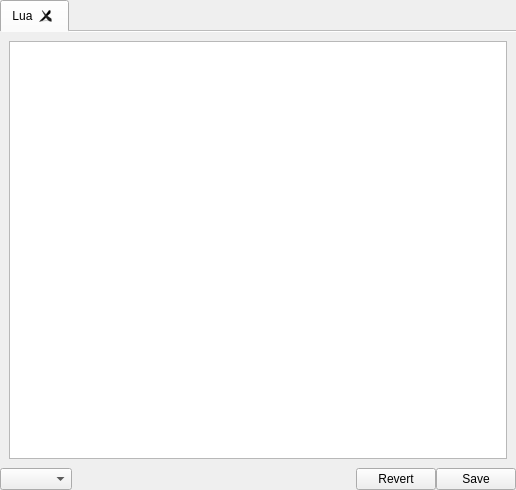
<?xml version="1.0" encoding="UTF-8"?>
<ui version="4.0">
 <class>ScriptEditorForm</class>
 <widget class="QWidget" name="ScriptEditorForm">
  <property name="geometry">
   <rect>
    <x>0</x>
    <y>0</y>
    <width>516</width>
    <height>490</height>
   </rect>
  </property>
  <property name="windowTitle">
   <string>Script Editor</string>
  </property>
  <layout class="QVBoxLayout" name="verticalLayout">
   <property name="spacing">
    <number>0</number>
   </property>
   <property name="leftMargin">
    <number>0</number>
   </property>
   <property name="topMargin">
    <number>0</number>
   </property>
   <property name="rightMargin">
    <number>0</number>
   </property>
   <property name="bottomMargin">
    <number>0</number>
   </property>
   <item>
    <widget class="QTabWidget" name="tabWidget">
     <property name="tabPosition">
      <enum>QTabWidget::North</enum>
     </property>
     <property name="currentIndex">
      <number>0</number>
     </property>
     <property name="usesScrollButtons">
      <bool>false</bool>
     </property>
     <property name="documentMode">
      <bool>true</bool>
     </property>
     <property name="tabsClosable">
      <bool>true</bool>
     </property>
     <property name="movable">
      <bool>false</bool>
     </property>
     <widget class="QWidget" name="tab">
      <attribute name="title">
       <string>Lua</string>
      </attribute>
      <layout class="QVBoxLayout" name="verticalLayout_2">
       <item>
        <widget class="QTextEdit" name="textEdit"/>
       </item>
      </layout>
     </widget>
    </widget>
   </item>
   <item>
    <layout class="QHBoxLayout" name="horizontalLayout">
     <property name="spacing">
      <number>0</number>
     </property>
     <item>
      <widget class="QComboBox" name="templateComboBox"/>
     </item>
     <item>
      <spacer name="horizontalSpacer">
       <property name="orientation">
        <enum>Qt::Horizontal</enum>
       </property>
       <property name="sizeHint" stdset="0">
        <size>
         <width>40</width>
         <height>20</height>
        </size>
       </property>
      </spacer>
     </item>
     <item>
      <widget class="QPushButton" name="revertButton">
       <property name="text">
        <string>Revert</string>
       </property>
      </widget>
     </item>
     <item>
      <widget class="QPushButton" name="saveButton">
       <property name="text">
        <string>Save</string>
       </property>
      </widget>
     </item>
    </layout>
   </item>
  </layout>
 </widget>
 <resources/>
 <connections/>
</ui>
